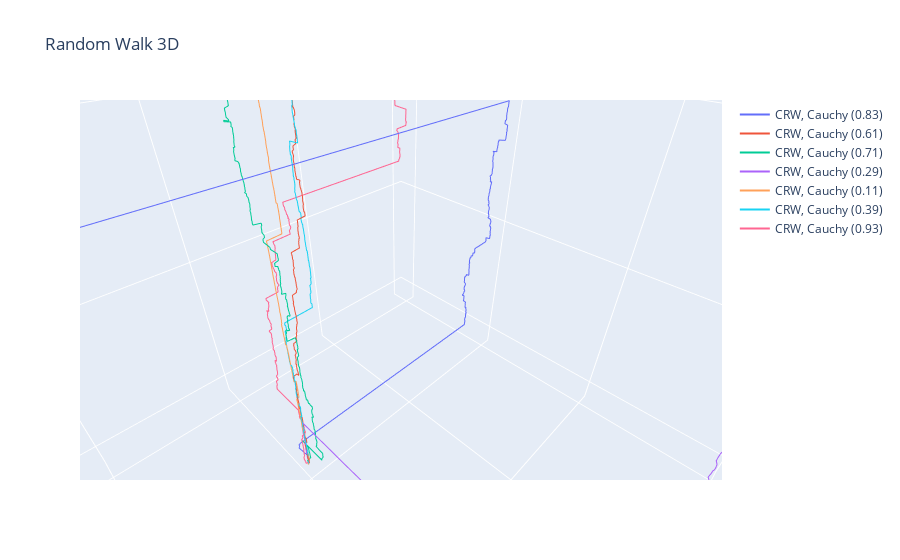

Notebook code cell kept with this figure:
### Markdown cell above
Visualize trajectories using plotly - 3D projection

### Code cell
def visualize_trajectories(trajectories):
    fig = go.Figure()
    for i, (trajectory, cauchy_coeff) in enumerate(trajectories):
        x, y, z = zip(*[(v.x, v.y, i) for i, v in enumerate(trajectory)])
        fig.add_trace(go.Scatter3d(x=x, y=y, z=z, mode='lines', name=f"CRW, Cauchy ({cauchy_coeff:.2f})"))
    fig.update_layout(title='Random Walk 3D', scene=dict(
        xaxis_title='X',
        yaxis_title='Y',
        zaxis_title='Steps'
    ))
    fig.show()

visualize_trajectories(trajectories)

### Figure 1 — Plotly figure (JSON) as saved in the notebook; plotly's stock layout.template omitted (floating-point values rounded to 4 significant figures; data arrays with more than 128 entries replaced by an {"elided": "..."} marker saying what was removed)
{"data": [{"mode": "lines", "name": "CRW, Cauchy (0.83)", "type": "scatter3d", "x": {"elided": "1001 float values"}, "y": {"elided": "1001 float values"}, "z": {"elided": "1001 int values"}}, {"mode": "lines", "name": "CRW, Cauchy (0.61)", "type": "scatter3d", "x": {"elided": "1001 float values"}, "y": {"elided": "1001 float values"}, "z": {"elided": "1001 int values"}}, {"mode": "lines", "name": "CRW, Cauchy (0.71)", "type": "scatter3d", "x": {"elided": "1001 float values"}, "y": {"elided": "1001 float values"}, "z": {"elided": "1001 int values"}}, {"mode": "lines", "name": "CRW, Cauchy (0.29)", "type": "scatter3d", "x": {"elided": "1001 float values"}, "y": {"elided": "1001 float values"}, "z": {"elided": "1001 int values"}}, {"mode": "lines", "name": "CRW, Cauchy (0.11)", "type": "scatter3d", "x": {"elided": "1001 float values"}, "y": {"elided": "1001 float values"}, "z": {"elided": "1001 int values"}}, {"mode": "lines", "name": "CRW, Cauchy (0.39)", "type": "scatter3d", "x": {"elided": "1001 float values"}, "y": {"elided": "1001 float values"}, "z": {"elided": "1001 int values"}}, {"mode": "lines", "name": "CRW, Cauchy (0.93)", "type": "scatter3d", "x": {"elided": "1001 float values"}, "y": {"elided": "1001 float values"}, "z": {"elided": "1001 int values"}}], "layout": {"autosize": true, "scene": {"aspectmode": "auto", "aspectratio": {"x": 1, "y": 1, "z": 1}, "camera": {"center": {"x": 0, "y": 0, "z": 0}, "eye": {"x": 0.005774, "y": 0.005774, "z": 0.005774}, "projection": {"type": "perspective"}, "up": {"x": 0, "y": 0, "z": 1}}, "xaxis": {"title": {"text": "X"}, "type": "linear"}, "yaxis": {"title": {"text": "Y"}, "type": "linear"}, "zaxis": {"title": {"text": "Steps"}, "type": "linear"}}, "title": {"text": "Random Walk 3D"}}}
